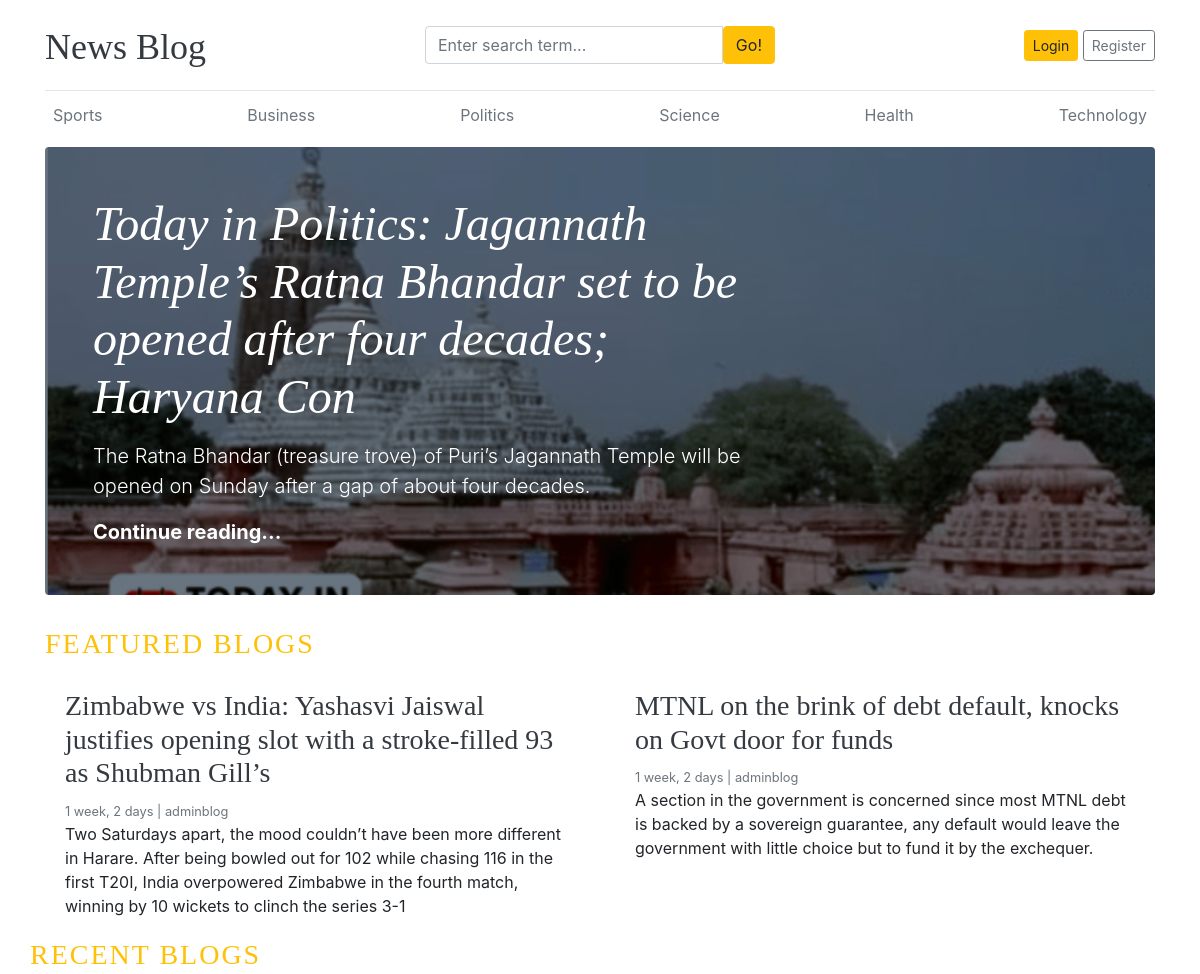
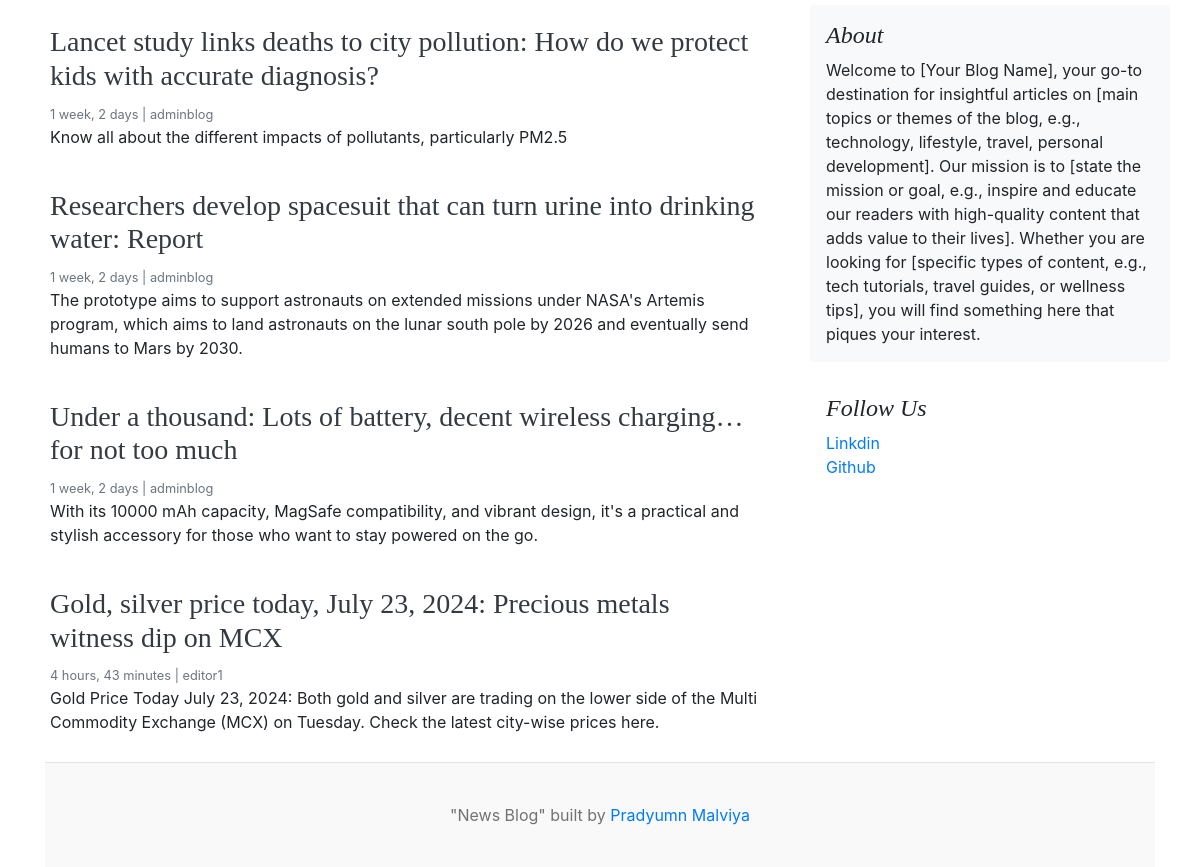
The page / on the database its author committed (2 pictures, top to bottom).
### blog_app/models.py (models this page shows, shortened)
class Category(models.Model):
    category_name = models.CharField(max_length=100, unique = True)
    created_at = models.DateTimeField(auto_now_add=True)
    updated_at = models.DateTimeField(auto_now = True)
    class Meta:
        verbose_name_plural = 'categories'

class Blog(models.Model):
    title = models.CharField(max_length=100)
    slug = models.SlugField(max_length=100, unique=True, blank=True)
    category = models.ForeignKey(Category, on_delete = models.CASCADE)
    author = models.ForeignKey(User , on_delete = models.CASCADE)
    featured_image = models.ImageField(upload_to='uploads/%Y/%m/%d')
    short_description = models.TextField(max_length=500)
    blog_body = models.TextField(max_length=2000)
    status = models.CharField(choices=STATUS_CHOICES,max_length=10, default=0)
    is_featured = models.BooleanField(default=False)
    created_at = models.DateTimeField(auto_now_add=True)
    updated_at = models.DateTimeField(auto_now = True)

class aboutus(models.Model):
    about_us = models.TextField(max_length=500)
    class Meta:
        verbose_name_plural = 'about_us'

class Social_link(models.Model):
    platform = models.CharField(max_length=30)
    link = models.URLField(max_length=100)

### blogsproject/views.py (the view)
# urls.py: 2. Add a URL to urlpatterns:  path('', views.home, name='home')
def home(request):
    featured_blog = Blog.objects.filter(is_featured = True).order_by('updated_at')
    recent_blog = Blog.objects.filter(is_featured = False).order_by('updated_at')
    about = aboutus.objects.all()
    context = {
       "featured_blog" : featured_blog,
       "recent_blog" : recent_blog,
       "about" : about
    }
    return render(request, "home.html", context)

### blog_app/context_processors.py (called while the page is built)
def get_category(request):
    categories = Category.objects.all()
    return dict(categories = categories)

def get_social_link(request):
    social_link = Social_link.objects.all()
    return dict(social_link = social_link)

### templates/home.html
{% extends 'base.html' %}
{% block content %}
{% for blogs in featured_blog %}
  {% if forloop.first %}
  <div class="jumbotron p-3 p-md-5 text-white rounded bg-dark" style="background-image: url('{{ blogs.featured_image.url }}');background-blend-mode: overlay; background-size:cover;">
      <div class="col-md-8 px-0">
        <h1 class="display-4 font-italic">{{ blogs.title }}</h1>
        <p class="lead my-3">{{ blogs.short_description }}</p>
        <p class="lead mb-0"><a href="{% url 'blogs' blogs.slug %}" class="text-white font-weight-bold">Continue reading...</a></p>
      </div>
  </div>
  {% endif %}
{% endfor %}
<h3 class = "text-uppercase text-warning" style = "letter-spacing: 2px;">Featured Blogs</h3>
  <div class="row mb-2">
  {% for blogs in featured_blog %}
    {% if not forloop.first %}
    <div class="col-md-6">
      <div class="card border-0" >
        <div class="card-body">
          <h3><a href = "{% url 'blogs' blogs.slug %}" class = "text-dark" >{{ blogs.title }}</a></h3>
          <small class="mb-1 text-muted">{{ blogs.created_at | timesince}} | {{ blogs.author }}</small>
          <p class="card-text">{{ blogs.short_description }}</p>
        </div>
      </div>
    </div>
    {% endif %}
{% endfor %}
<h3 class = "text-uppercase text-warning" style = "letter-spacing: 2px;">Recent Blogs</h3>
  <main role="main" class="container p-0">
    <div class="row">
      <div class="col-md-8 blog-main">
        {% for blogs in recent_blog %}
        <div class="card border-0" >
          <div class="card-body">
            <h3><a href = "{% url 'blogs' blogs.slug %}" class = "text-dark" >{{ blogs.title }}</a></h3>
            <small class="mb-1 text-muted">{{ blogs.created_at | timesince}} | {{ blogs.author }}</small>
            <p class="card-text">{{ blogs.short_description }}</p>
          </div>
        </div>
        {% endfor %}
        </div>
      <aside class="col-md-4 blog-sidebar">
        <div class="p-3 mb-3 bg-light rounded">
          <h4 class="font-italic">About</h4>
          {% for i in about %}
          <p class="mb-0">{{ i.about_us }}</p>
          {% endfor %}
        </div>
        <div class="p-3">
          <h4 class="font-italic">Follow Us</h4>
          <ol class="list-unstyled">
            {% for i in social_link %}
            <li><a href="{{ i.link }}" target = "_blank">{{ i.platform }}</a></li>
            {% endfor %}
          </ol>
        </div>
      </aside>
    </div>
  </main>
</div>
{% endblock %}

### templates/base.html (shortened to what this page needs)
{% load static %}
<!DOCTYPE html>
<html lang="en">
<head>
    <link href="https://getbootstrap.com/docs/4.0/dist/css/bootstrap.min.css" rel="stylesheet">
    <link href="{% static 'css/blog.css' %}" rel="stylesheet">
    <link rel="stylesheet" href="https://cdnjs.cloudflare.com/ajax/libs/font-awesome/4.7.0/css/font-awesome.min.css">
  </head>
<body>
    <div class="container">
        <header class="blog-header py-3">
          <div class="row flex-nowrap justify-content-between align-items-center">
            <div class="col-4 pt-1">
              <a class="blog-header-logo text-dark" href="/">News Blog</a>
            </div>
                <div class="col-4">
                    <form action="{% url 'search' %}" method = "GET">
                    <div class="input-group">
                        <input class="form-control" type="text" name = "keyword" value = "{{ keyword }}" placeholder="Enter search term..." aria-label="Enter search term..." aria-describedby="button-search" />
                        <button type = "submit" class="btn btn-warning" id="button-search" type="button">Go!</button>
                    </div>
                    </form>
                </div>
            <div class="col-4 d-flex justify-content-end align-items-center">
              {% if not user.is_authenticated %}
              <a class="btn btn-sm btn-warning" href="{% url 'login' %}">Login</a> &nbsp;
              <a class="btn btn-sm btn-outline-secondary" href="{% url 'register' %}">Register</a>
              {% else %}
              <a class="btn btn-sm btn-warning" href="{% url 'dashboard' %}">Dashboard</a> &nbsp;
              <a class="btn btn-sm btn-warning" href="{% url 'logout' %}">Logout</a> &nbsp;
              {% endif %}
            </div>
          </div>
        </header>
        <div class="nav-scroller py-1 mb-2">
          <nav class="nav d-flex justify-content-between">
            {% for cat in categories %}
            <a class="p-2 text-muted" href="{% url 'posts_by_category' cat.id %}">{{ cat.category_name }}</a>
            {% endfor %}
          </nav>
        </div>
    {% block content %}
    {% endblock %}
    <footer class="blog-footer">
       <p>"News Blog" built by <a href="#">Pradyumn Malviya</a></p>
    </footer>
</body>
</html>

### blogsproject/static/css/blog.css (style rules this page uses)
.blog-header { border-bottom: 1px solid #e5e5e5; }
.blog-header-logo { font-family: "Playfair Display", Georgia, "Times New Roman", serif; font-size: 2.25rem; }
h1, h2, h3, h4, h5, h6 { font-family: "Playfair Display", Georgia, "Times New Roman", serif; }
.display-4 { font-size: 2.5rem; }
@media (min-width: 768px) { .display-4 { font-size: 3rem; } }
.blog-footer { padding: 2.5rem 0; color: #727272; text-align: center; background-color: #f9f9f9; border-top: .05rem solid #e5e5e5; }
.blog-footer p:last-child { margin-bottom: 0; }

### rows shown on the page
Category: category_name "Sports"
Category: category_name "Business"
Category: category_name "Politics"
Category: category_name "Science"
Category: category_name "Health"
Category: category_name "Technology"
Blog: featured_image (picture), title "Today in Politics: Jagannath Temple’s Ratna Bhandar set to be opened after four decades; Haryana Con", short_description "The Ratna Bhandar (treasure trove) of Puri’s Jagannath Temple will be opened on Sunday after a gap of about four decades."
Blog: title "Zimbabwe vs India: Yashasvi Jaiswal justifies opening slot with a stroke-filled 93 as Shubman Gill’s", created_at "1 week, 2 days", author "adminblog", short_description "Two Saturdays apart, the mood couldn’t have been more different in Harare. After being bowled out for 102 while chasing 116 in the first T20I, India overpowered Zimbabwe in the fourth match, winning by 10 wickets to clinch the series 3-1"
Blog: title "MTNL on the brink of debt default, knocks on Govt door for funds", created_at "1 week, 2 days", author "adminblog", short_description "A section in the government is concerned since most MTNL debt is backed by a sovereign guarantee, any default would leave the government with little choice but to fund it by the exchequer."
Blog: title "Lancet study links deaths to city pollution: How do we protect kids with accurate diagnosis?", created_at "1 week, 2 days", author "adminblog", short_description "Know all about the different impacts of pollutants, particularly PM2.5"
Blog: title "Researchers develop spacesuit that can turn urine into drinking water: Report", created_at "1 week, 2 days", author "adminblog", short_description "The prototype aims to support astronauts on extended missions under NASA's Artemis program, which aims to land astronauts on the lunar south pole by 2026 and eventually send humans to Mars by 2030."
Blog: title "Under a thousand: Lots of battery, decent wireless charging…for not too much", created_at "1 week, 2 days", author "adminblog", short_description "With its 10000 mAh capacity, MagSafe compatibility, and vibrant design, it's a practical and stylish accessory for those who want to stay powered on the go."
Blog: title "Gold, silver price today, July 23, 2024: Precious metals witness dip on MCX", created_at "4 hours, 43 minutes", author "editor1", short_description "Gold Price Today July 23, 2024: Both gold and silver are trading on the lower side of the Multi Commodity Exchange (MCX) on Tuesday. Check the latest city-wise prices here."
aboutus: about_us "Welcome to [Your Blog Name], your go-to destination for insightful articles on [main topics or themes of the blog, e.g., technology, lifestyle, travel, personal development]. Our mission is to [state the mission or goal, e.g., inspire and educate our readers with high-quality content that adds value to their lives]. Whether you are looking for [specific types of content, e.g., tech tutorials, travel guides, or wellness tips], you will find something here that piques your interest."
Social_link: platform "Linkdin"
Social_link: platform "Github"
